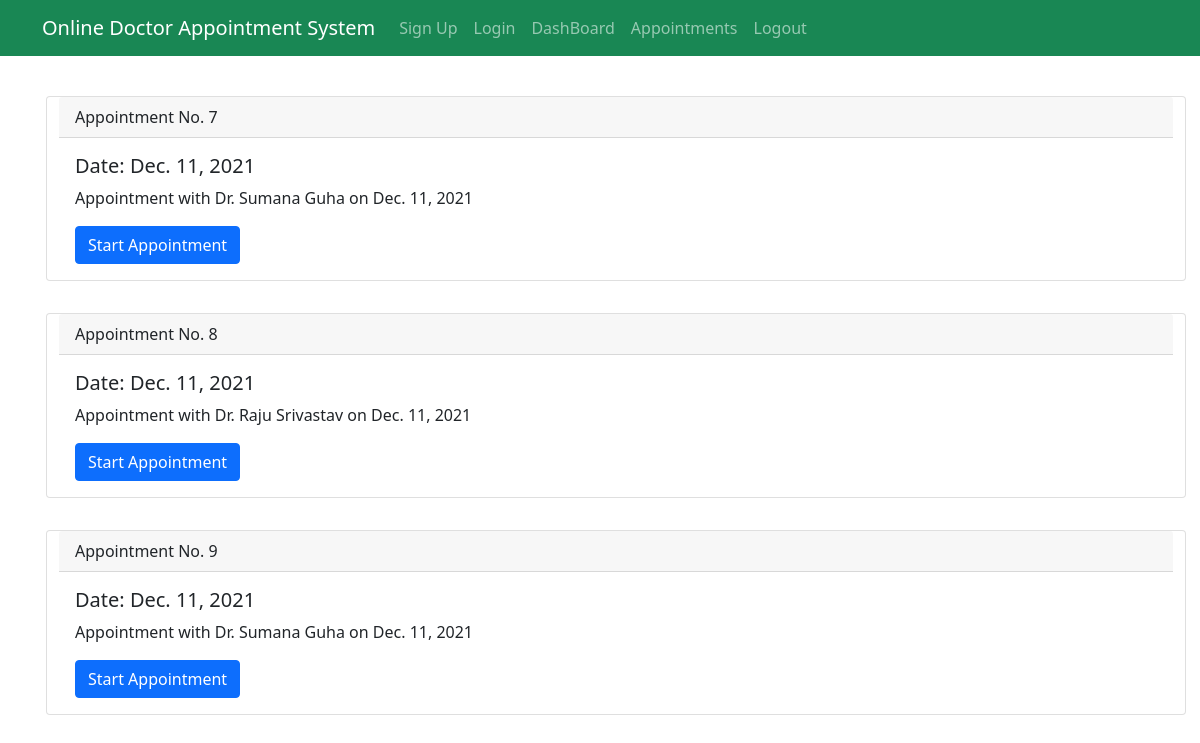
Page /appointments/patient/ (signed in) on the committed database.
### mainapp/models.py (models this page shows)
class Appointment(models.Model):
    STATUS = [
        ("finished","finished"),
        ("upcomming","upcomming"),
        ("ongoing","ongoing"),
    ]
    patient = models.ForeignKey(Patient, on_delete=models.CASCADE)
    doctor = models.ForeignKey(Doctor, on_delete=models.CASCADE)
    date = models.DateField(null=True, blank=True)
    time = models.TimeField(null=True, blank=True)
    status = models.CharField(null = True, blank = True, max_length=20, choices=STATUS)

### mainapp/views.py (the view)
# urls.py: path('appointments/patient/',views.PatientAppointmentPage, name="p_app"),
def PatientAppointmentPage(request):
    appointments = Appointment.objects.filter(patient = request.user)
    context = {
        'appointments': appointments,
    }
    return render(request,"patient/patient-appointment.html",context= context)

### templates/patient/patient-appointment.html
{% extends "patient/base.html" %}
{% block content %}
<div class="container">
<div class="row mt-4">
{% for appointment in appointments %}
<div class="card m-3">
    <div class="card-header">
      Appointment No. {{appointment.id}}
    </div>
    <div class="card-body">
      <h5 class="card-title">Date: {{appointment.date}}</h5>
      <p class="card-text">Appointment with Dr. {{appointment.doctor.first_name}} {{appointment.doctor.last_name}} on {{appointment.date}}</p>
      <a href="{% url 'main-chat-view' appointment.id %}" class="btn btn-primary" target="_blank">Start Appointment</a>
    </div>
  </div>
{% endfor %}
</div>
</div>
{% endblock %}

### rows in the picture
Appointment: id "7", date "Dec. 11, 2021", doctor.first_name "Sumana", doctor.last_name "Guha"
Appointment: id "8", date "Dec. 11, 2021", doctor.first_name "Raju", doctor.last_name "Srivastav"
Appointment: id "9", date "Dec. 11, 2021", doctor.first_name "Sumana", doctor.last_name "Guha"
